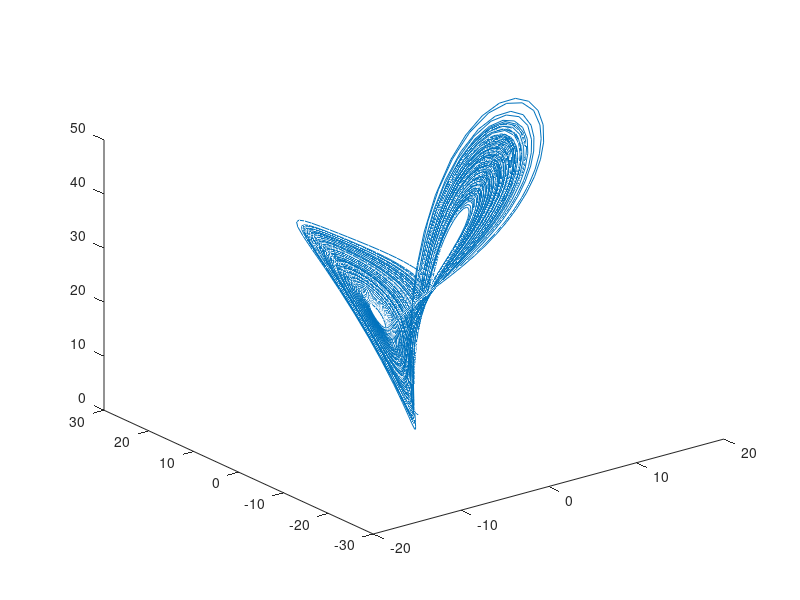

Source code (MATLAB):

sigma = 10;
beta = 8/3;
rho = 28;
f = @(t,a) [-sigma*a(1) + sigma*a(2); rho*a(1) - a(2) - a(1)*a(3); -beta*a(3) + a(1)*a(2)];
[t,dd] = ode45(f,[0 400],[1 1 1]);     % Runge-Kutta 4th/5th order ODE solver
plot3(dd(:,1),dd(:,2),dd(:,3))

clearvars beta f rho sigma t